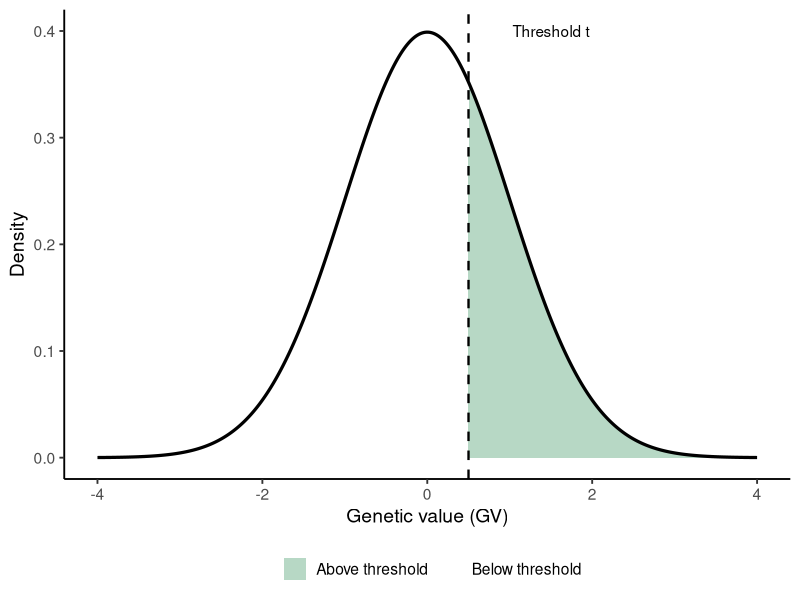

This chart was generated by the following R code:

library(ggplot2)

# Define distribution
mu <- 0
sigma <- 1
t <- 0.5

# Generate data
df <- data.frame(x = seq(-4, 4, length.out = 1000))
df$y <- dnorm(df$x, mean = mu, sd = sigma)
df$shade <- ifelse(df$x > t, "Above threshold", "Below threshold")

# Plot
ggplot(df, aes(x, y)) +
  geom_area(aes(fill = shade), alpha = 0.4) +
  geom_line(linewidth = 1.1, color = "black") +
  geom_vline(xintercept = t, linetype = "dashed",
             linewidth = 0.8) +
  annotate("text", x = t + 1, y = 0.4,
           label = "Threshold t") +
  scale_fill_manual(values = c(
    "Above threshold" = "#4C9F70",
    "Below threshold" = "white"
  )) +
  labs(
    x = "Genetic value (GV)",
    y = "Density",
    fill = ""
  ) +
  ylim(0, NA) +
  theme_classic(base_size = 14) +
  theme(legend.position = "bottom")
